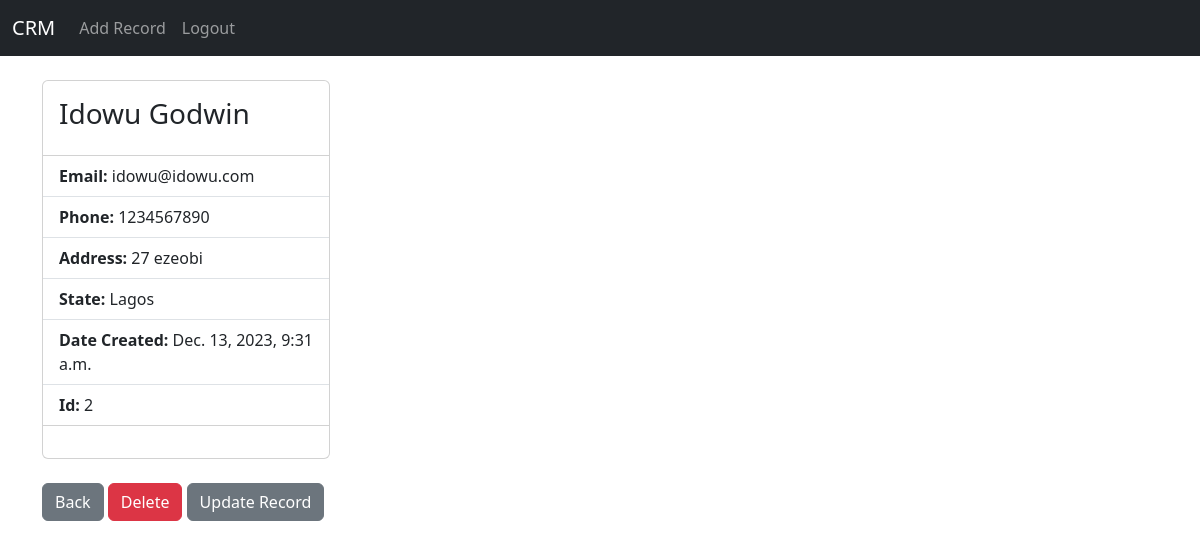
The page /record/2 (signed in) on the database its author committed.
### website/models.py (models this page shows, shortened)
class Record(models.Model):
    created_at = models.DateTimeField(auto_now_add=True)
    first_name = models.CharField(max_length=50)
    last_name = models.CharField(max_length=50)
    address = models.CharField(max_length=100)
    city = models.CharField(max_length=100)
    state = models.CharField(max_length=50)
    email = models.CharField(max_length=100)
    phone = models.CharField(max_length=11)

### website/views.py (the view)
# urls.py: path('record/<int:pk>', views.customer_record, name = 'record'),
def customer_record(request, pk):
    if request.user.is_authenticated:
        customer_record = Record.objects.get(id=pk)
        return render(request, 'record.html', {'customer_record':customer_record})
    else:
        messages.error(request, 'You must be logged in to view this page')
        return redirect('home')

### website/templates/record.html (shortened to what this page needs)
{% extends 'base.html' %}
{% block content %}
<br>
<div class="card" style="width: 18rem;">
  <div class="card-body">
    <h3 class="card-title">{{ customer_record.first_name }} {{ customer_record.last_name }}</h3>
  </div>
  <ul class="list-group list-group-flush">
    <li class="list-group-item"><strong>Email: </strong>{{ customer_record.email }}</li>
    <li class="list-group-item"><strong>Phone: </strong>{{ customer_record.phone }}</li>
    <li class="list-group-item"><strong>Address: </strong>{{ customer_record.address }}</li>
      <li class="list-group-item"><strong>State: </strong>{{ customer_record.state }}</li>
      <li class="list-group-item"><strong>Date Created: </strong>{{ customer_record.created_at }}</li>
      <li class="list-group-item"><strong>Id: </strong>{{ customer_record.id }}</li>
  </ul>
  <div class="card-body">
  </div>
</div>
<br>
<a href="{% url 'home' %}" class="btn btn-secondary">Back</a>
<a href="{% url 'delete_record' customer_record.id %}" class="btn btn-danger">Delete</a>
<a href="{% url 'update_record' customer_record.id %}" class="btn btn-secondary">Update Record</a>
{% endblock %}

### rows shown on the page
Record: first_name "Idowu", last_name "Godwin", email "idowu@idowu.com", phone "1234567890", address "27 ezeobi", state "Lagos", created_at "Dec. 13, 2023, 9:31 a.m.", id "2"
